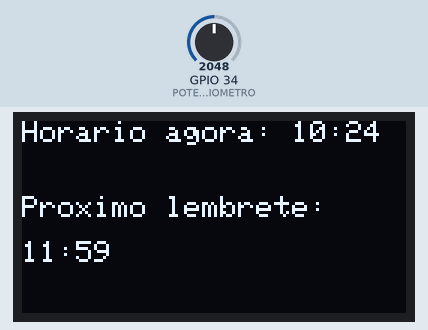
This sketch was run on a simulated ESP32. Shown: 128×64 one-colour display. The test bench sets the inputs (shaded band); at power-on: GPIO 34 (POTENCIOMETRO) = 2048. WiFi joins after 1.5 s; servers stay silent unless stated; network time is answered at once with the bench clock; the local clock reads 2024-03-15 10:24:30 at power-on unless the sketch sets it; no MQTT or app messages arrive unless stated; what the sketch prints to the serial monitor is not drawn.

Above: at 4.7 s.
4.8 s: GPIO 34 (POTENCIOMETRO) set to 2080
At 6.1 s:
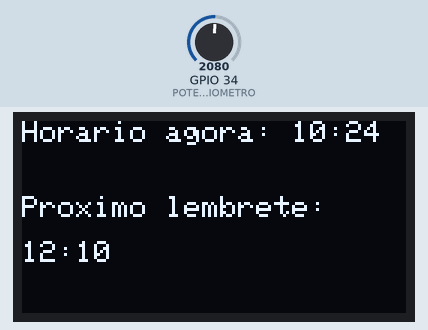
6.4 s: GPIO 34 (POTENCIOMETRO) set to 2866
At 7.6 s:
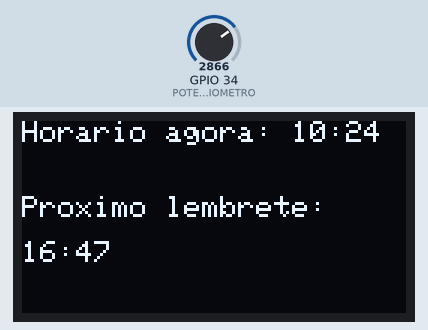
7.9 s: GPIO 34 (POTENCIOMETRO) set to 3603
At 8.2 s:
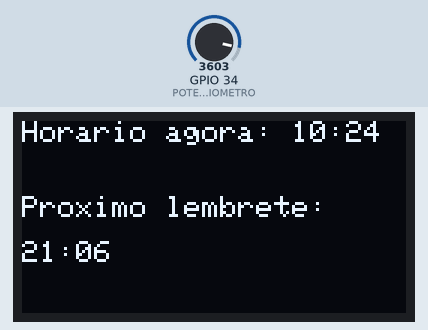
Timing chart, 0 to 10.9 s (numbered marks = the images above; inputs shaded):
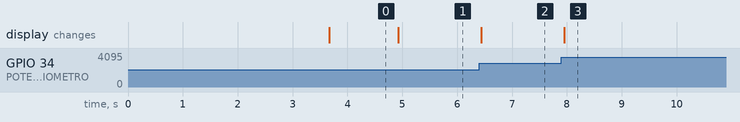

Measured:
- the behaviour switches between 2048 and 2049 on GPIO 34 (POTENCIOMETRO) (found by bisection; images 0 and 1)
- after the input at 4.8 s, the display: changes after 0.13 s (image 1)
- after the input at 6.4 s, the display: changes at once (image 2)
- after the input at 7.9 s, the display: changes after 0.05 s (image 3)

The sketch:

sketch.ino
```cpp
#include <Wire.h>
#include <Adafruit_GFX.h>
#include <Adafruit_SSD1306.h>
#include <WiFi.h>
#include <PubSubClient.h>
#include <NTPClient.h>
#include <WiFiUdp.h>

// ------------------- Configuracoes do display -------------------
#define LARGURA_TELA 128
#define ALTURA_TELA 64
#define RESET_OLED -1
Adafruit_SSD1306 tela(LARGURA_TELA, ALTURA_TELA, &Wire, RESET_OLED);

// ------------------- Pinos -------------------
#define BUZZER 25
#define POTENCIOMETRO 34

// ------------------- Rede e MQTT -------------------
const char* SSID = "Wokwi-GUEST";
const char* SENHA = "";
const char* SERVIDOR_MQTT = "test.mosquitto.org";

WiFiClient wifiClient;
PubSubClient mqttClient(wifiClient);
WiFiUDP udp;
NTPClient horario(udp, "pool.ntp.org", -10800, 60000); // GMT-3

// ------------------- Variaveis de tempo -------------------
int horaAlerta = 14;
int minutoAlerta = 30;
int horaAnterior = -1;
int minutoAnterior = -1;

unsigned long ultimoBuzzer = 0;
bool estadoBuzzer = false;
const unsigned int intervaloBuzzer = 500;

unsigned long ultimoEnvio = 0;
const unsigned long intervaloEnvio = 1000;

// ------------------- Funcoes -------------------
void conectarWiFi() {
  Serial.print("Conectando a rede: ");
  Serial.println(SSID);
  WiFi.begin(SSID, SENHA);
  while (WiFi.status() != WL_CONNECTED) {
    Serial.print(".");
    delay(500);
  }
  Serial.println("\nWi-Fi conectado!");
}

void reconectarMQTT() {
  while (!mqttClient.connected()) {
    Serial.print("Tentando conectar ao MQTT...");
    if (mqttClient.connect("ESP32_Lembrete")) {
      Serial.println("Conectado ao broker!");
    } else {
      Serial.print("Erro, rc=");
      Serial.println(mqttClient.state());
      delay(3000);
    }
  }
}

void publicarMensagem(const char* topico, const char* mensagem) {
  if (!mqttClient.connected()) reconectarMQTT();
  mqttClient.publish(topico, mensagem);
  Serial.print("Mensagem publicada em ");
  Serial.print(topico);
  Serial.print(": ");
  Serial.println(mensagem);
}

// ------------------- Setup -------------------
void setup() {
  Serial.begin(115200);

  pinMode(BUZZER, OUTPUT);
  noTone(BUZZER);

  if (!tela.begin(SSD1306_SWITCHCAPVCC, 0x3C)) {
    Serial.println(F("Erro ao inicializar o OLED"));
    while (true);
  }

  tela.clearDisplay();
  tela.setTextSize(1);
  tela.setTextColor(SSD1306_WHITE);
  tela.setCursor(10, 25);
  tela.println("Sistema de Lembrete");
  tela.setCursor(10, 40);
  tela.println("Iniciando...");
  tela.display();
  delay(2000);

  conectarWiFi();
  mqttClient.setServer(SERVIDOR_MQTT, 1883);
  horario.begin();
  horario.update();
}

// ------------------- Loop -------------------
void loop() {
  if (!mqttClient.connected()) reconectarMQTT();
  mqttClient.loop();
  horario.update();

  int horaAtual = horario.getHours();
  int minutoAtual = horario.getMinutes();

  // Ajusta horario do alerta via potenciometro
  int leituraPot = analogRead(POTENCIOMETRO);
  int minutosTotais = map(leituraPot, 0, 4095, 0, 1439);
  horaAlerta = minutosTotais / 60;
  minutoAlerta = minutosTotais % 60;

  // Publica horario de alerta se mudou ou a cada segundo
  if (horaAlerta != horaAnterior || minutoAlerta != minutoAnterior) {
    horaAnterior = horaAlerta;
    minutoAnterior = minutoAlerta;
    char mensagem[10];
    sprintf(mensagem, "%02d:%02d", horaAlerta, minutoAlerta);
    publicarMensagem("medicamento/horamedicamento", mensagem);
  } else if (millis() - ultimoEnvio >= intervaloEnvio) {
    char mensagem[10];
    sprintf(mensagem, "%02d:%02d", horaAlerta, minutoAlerta);
    publicarMensagem("medicamento/horamedicamento", mensagem);
    ultimoEnvio = millis();
  }

  // Atualiza display
  tela.clearDisplay();
  tela.setTextSize(1);
  tela.setCursor(0, 0);
  tela.printf("Horario agora: %02d:%02d", horaAtual, minutoAtual);

  // Verifica se e hora de alertar
  if (horaAtual == horaAlerta && minutoAtual == minutoAlerta) {
    if (millis() - ultimoBuzzer >= intervaloBuzzer) {
      estadoBuzzer = !estadoBuzzer;
      if (estadoBuzzer) {
        tone(BUZZER, 1000);
        publicarMensagem("medicamento/alertamedicamento", "CHEGOU A HORA!");
      } else {
        noTone(BUZZER);
      }
      ultimoBuzzer = millis();
    }

    tela.setCursor(0, 5);
    tela.println("ALERTA DE MEDICAMENTO");
    tela.setCursor(0, 40);
    tela.println("Nao esqueca de tomar!");
  } else {
    noTone(BUZZER);
    tela.setCursor(0, 25);
    tela.println("Proximo lembrete:");
    tela.setCursor(0, 40);
    tela.printf("%02d:%02d", horaAlerta, minutoAlerta);
  }

  tela.display();
  delay(100);
}
```
